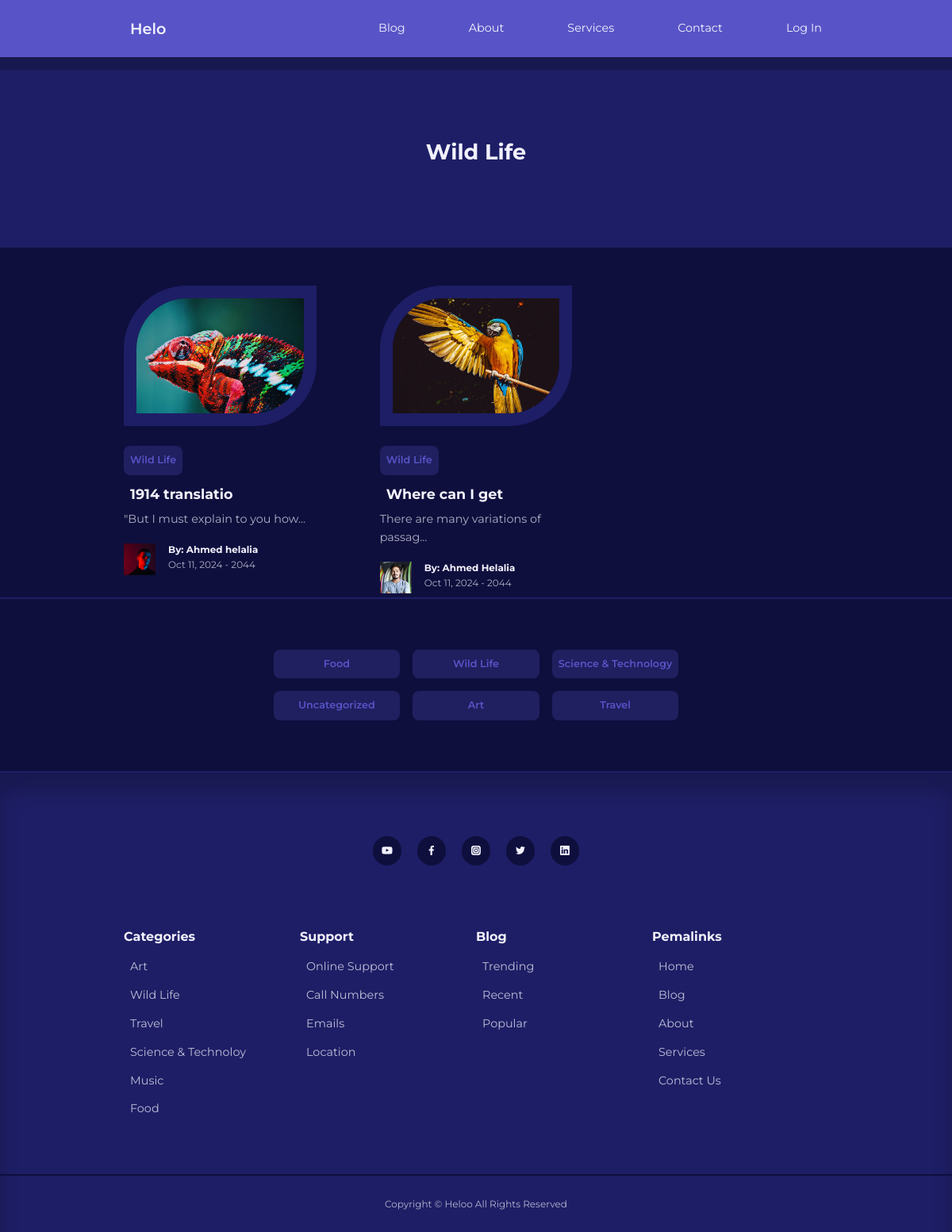
/category-posts.php?id=2, run on the app's committed database.
### tables this page shows
CREATE TABLE `categories` (
  `id` int(10) UNSIGNED NOT NULL,
  `title` varchar(50) NOT NULL,
  `description` text NOT NULL
);

CREATE TABLE `posts` (
  `id` int(10) UNSIGNED NOT NULL,
  `title` varchar(255) NOT NULL,
  `body` text NOT NULL,
  `thumbnail` varchar(255) NOT NULL,
  `date_time` timestamp NOT NULL DEFAULT current_timestamp(),
  `category_id` int(10) UNSIGNED DEFAULT NULL,
  `author_id` int(10) UNSIGNED NOT NULL,
  `is_featured` tinyint(1) NOT NULL
);

CREATE TABLE `users` (
  `id` int(10) UNSIGNED NOT NULL,
  `firstname` varchar(30) NOT NULL,
  `lastname` varchar(30) NOT NULL,
  `username` varchar(15) NOT NULL,
  `email` varchar(100) NOT NULL,
  `password` varchar(255) NOT NULL,
  `avatar` varchar(255) NOT NULL,
  `admin` tinyint(1) NOT NULL
);

### category-posts.php (the view, shortened to what this page needs)
<?php
include ("inc/blog-header.php");
if (isset($_GET['id'])){
    $id = filter_var($_GET['id'],FILTER_SANITIZE_NUMBER_INT);
    $query = "SELECT * FROM `posts` WHERE `category_id` = '$id' ORDER BY date_time DESC";
    $posts = mysqli_query($conn,$query);
}else{
    header("location: ".ROOT_URL.'blog.php');
    die();
}
?>
<header class="category__title">
    <h2>
        <?php
        $category_query = "SELECT * FROM `categories` WHERE `id` = '$id'";
        $category_result = mysqli_query($conn,$category_query);
        $category = mysqli_fetch_assoc($category_result);
        echo $category['title'];
         ?>
    </h2>
</header>
<?php if (mysqli_num_rows($posts)>0):?>
    <section class="posts">
        <div class="container posts__container">
           <?php while($post = mysqli_fetch_assoc($posts)): ?>
            <article class="post">
                <div class="post__thumbnail">
                    <img src="images/<?= $post['thumbnail'] ?>">
                </div>
                <div class="post__info">
                    <a href="<?= ROOT_URL ?>category-posts.php?id=<?= $category['id'] ?>" class="category__button"><?= $category['title'] ?></a>
                    <h3 class="post__title"><a href="<?= ROOT_URL ?>post.php?id=<?= $post['id'] ?>"><?= substr($post['title'],0,15)?></a></h3>
                    <p class="post__body">
                    <?=  substr($post['body'],0 , 35); ?>...
                    </p>
                    <?php
                    $author_id = $post['author_id'];
                    $author_query  = "SELECT * FROM `users` WHERE `id` = $author_id;";
                    $author_result = mysqli_query($conn,$author_query);
                    $author = mysqli_fetch_assoc($author_result);
                     ?>
                    <div class="post__author">
                        <div class="post__author-avatar">
                            <img src="images/<?= $author['avatar'] ?>">
                        </div>
                        <div class="post__author-info">
                            <h5>By: <?=  $author['firstname'] ." ". $author['lastname'] ?> </h5>
                            <small><?= date("M d, Y - Hi")?></small>
                        </div>
                    </div>
                </div>
            </article>
            <?php endwhile; ?>
        </div>
    </section>
    <?php else:  ?>
        <div class="alert__message error lg">
            <p>No Posts Found For this Category</p>
        </div>
        <?php endif;?>
    <div class="category__buttons">
        <div class="container category__buttons-container">
            <?php
            $all_categories_query = "SELECT * FROM `categories`";
            $all_categories = mysqli_query($conn,$all_categories_query);
             ?>
             <?php while($category=mysqli_fetch_assoc($all_categories)):?>
              <a href="<?= ROOT_URL ?>category-posts.php?id=<?= $category['id'] ?>" class="category__button"><?= $category['title'] ?></a>
             <?php endwhile;?>
        </div>
     </div>
     <?php
include ("inc/footer.php");
 ?>

### css/style.css (style rules this page uses)
:root { --color-primary-light: hsl(242, 91%, 69%, 18%); --color-primary-variant: #5854c7; --color-red: #da0f3f; --color-red-light: hsl(346, 87%, 46%, 15%); --color-green: #00c476; --color-green-light: hsl(156, 100%, 38%, 15%); --color-gray-900: #1e1e66; --color-gray-700: #2d2b7c; --color-gray-300: rgba(242, 242, 254, 0.3); --color-gray-200: rgba(242, 242, 254, 0.7); --color-white: #f2f2fe; --color-bg: #0f0f3e; --transition: all 300ms ease; --container-width-lg: 74%; --container-width-md: 88%; --form-width: 40%; --card-border-radius-1: 0.3rem; --card-border-radius-2: 0.5rem; --card-border-radius-3: 0.8rem; --card-border-radius-4: 2rem; --card-border-radius-5: 5rem; }
* { margin:0; padding:0; border:0; outline:0; appearance: 0; list-style: none; text-decoration:none; box-sizing: border-box; }
a { text-decoration: none; }
body { font-family: 'Montserrat',sans-serif; line-height: 1.6; color:var(--color-gray-200); overflow-x : hidden; background-color: var(--color-bg); font-size:0.9rem; }
.container { width: var(--container-width-lg); max-width: 1800px; margin-inline: auto; }
section { margin-top : 3rem; width : 100vw; }
h1,h2,h3,h4,h5 { color : var(--color-white); line-height: 1.3; }
h2 { font-size: 1.7rem; margin: 1rem 0; }
h3 { font-size: 1.1rem; margin: 0.8rem 0 0.5rem; }
a { color: var(--color-white); transition: var(--transition); padding: 8px; }
img { display: block; width:100%; object-fit: cover; }
.category__button { background: var(--color-primary-light); color:var(--color-primary-variant); display: inline-block; border-radius:var(--card-border-radius-2); font-weight: 600; font-size: 0.8rem; text-align: center; }
.post__thumbnail { border-radius: var(--card-border-radius-5) 0; border: 1rem solid var(--color-gray-900); overflow: hidden; margin-bottom: 1.6rem; }
.post__author { display: flex; gap:1rem; margin-top:1.2rem; }
.post__author-avatar { width:2.5rem; height:2.5rem; border-radius: 40%; margin-bottom: 5px; }
.posts__container { display: grid; grid-template-columns: repeat(3, 1fr); gap:5rem; margin-bottom: 5; }
.category__buttons { padding:4rem 0; border-top:2px solid var(--color-gray-900); border-bottom:2px solid var(--color-gray-900); }
.category__buttons-container { width: fit-content; display: grid; grid-template-columns: repeat(3, 1fr); gap:1rem; }
.category__title { height:15rem; margin-top: 4.5rem; background: var(--color-gray-900); display: grid; place-items: center; }

### data on the page
categories: title "Wild Life"
posts: thumbnail (picture), category.title "Wild Life", title "1914 translatio", body "\"But I must explain to you how", author.avatar (picture), author.firstname "Ahmed", author.lastname "helalia"
posts: thumbnail (picture), category.title "Wild Life", title "Where can I get", body "There are many variations of passag", author.avatar (picture), author.firstname "Ahmed", author.lastname "Helalia"
categories: title "Food"
categories: title "Science & Technology"
categories: title "Uncategorized"
categories: title "Art"
categories: title "Travel"
